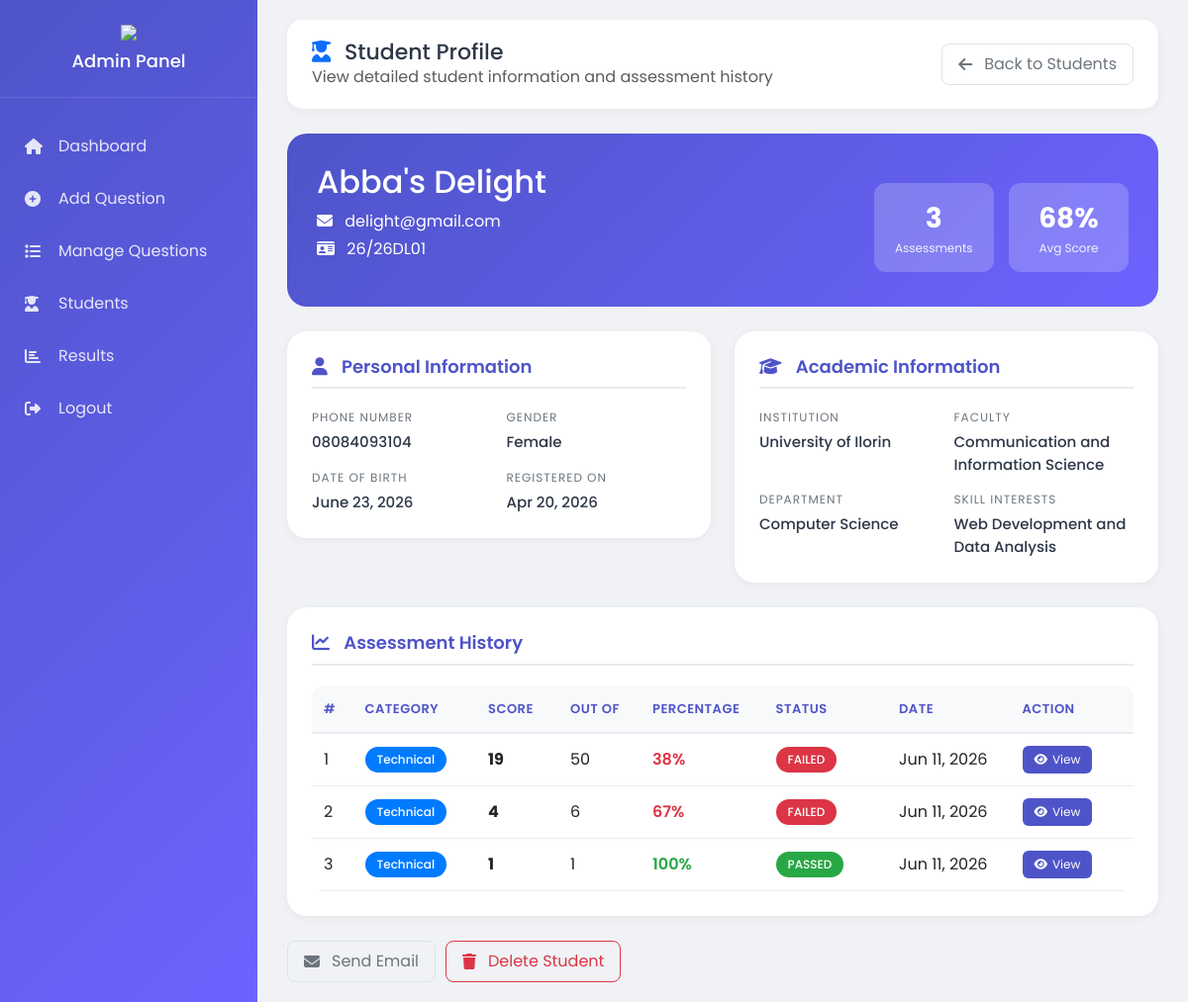
Screenshot of /admin/student_details.php?id=1 (signed in) with the database file from the repository.
### tables this page shows
CREATE TABLE `users` (
  `id` int(11) NOT NULL,
  `fullname` varchar(100) NOT NULL,
  `email` varchar(100) NOT NULL,
  `student_id` varchar(50) NOT NULL,
  `password` varchar(255) NOT NULL,
  `login_attempts` int(11) DEFAULT 0,
  `locked_until` datetime DEFAULT NULL,
  `remember_token` varchar(255) DEFAULT NULL,
  `created_at` timestamp NOT NULL DEFAULT current_timestamp(),
  `phone` varchar(20) DEFAULT NULL,
  `gender` varchar(20) DEFAULT NULL,
  `dob` date DEFAULT NULL,
  `institution` varchar(150) DEFAULT NULL,
  `faculty` varchar(150) DEFAULT NULL,
  `department` varchar(150) DEFAULT NULL,
  `level` varchar(20) DEFAULT NULL,
  `skills_interest` text DEFAULT NULL,
  `role` varchar(20) DEFAULT 'student',
  `profile_image` varchar(255) DEFAULT NULL
);

CREATE TABLE `results` (
  `id` int(11) NOT NULL,
  `user_id` int(11) NOT NULL,
  `category` enum('technical','softskills') DEFAULT NULL,
  `score` int(11) DEFAULT 0,
  `total_questions` int(11) DEFAULT 0,
  `percentage` decimal(5,2) DEFAULT 0.00,
  `status` enum('pass','fail') DEFAULT 'fail',
  `time_spent` int(11) DEFAULT 0,
  `created_at` timestamp NOT NULL DEFAULT current_timestamp()
);

### admin/student_details.php (the view, shortened to what this page needs)
<?php
include("../includes/admin_auth.php");
$id = isset($_GET['id']) ? (int)$_GET['id'] : 0;
$stmt = mysqli_prepare($conn, "SELECT * FROM users WHERE id = ? AND role = 'student'");
mysqli_stmt_bind_param($stmt, "i", $id);
mysqli_stmt_execute($stmt);
$user_result = mysqli_stmt_get_result($stmt);
$user = mysqli_fetch_assoc($user_result);
$results_stmt = mysqli_prepare($conn, "SELECT * FROM results WHERE user_id = ? ORDER BY created_at DESC");
mysqli_stmt_bind_param($results_stmt, "i", $id);
mysqli_stmt_execute($results_stmt);
$results = mysqli_stmt_get_result($results_stmt);
$total_assessments = 0;
$total_percentage = 0;
$results_data = [];
while($row = mysqli_fetch_assoc($results)) {
    $total_assessments++;
    $total_percentage += $row['percentage'];
    $results_data[] = $row;
}
$avg_score = $total_assessments > 0 ? round($total_percentage / $total_assessments) : 0;
?>
<!DOCTYPE html>
<html lang="en">
<head>
    <link href="https://cdn.jsdelivr.net/npm/bootstrap@5.3.0/dist/css/bootstrap.min.css" rel="stylesheet">
    <link rel="stylesheet" href="https://cdnjs.cloudflare.com/ajax/libs/font-awesome/6.5.1/css/all.min.css">
</head>
<body>
<div class="dashboard-layout">
    <aside class="sidebar">
        <div class="sidebar-logo">
            <img src="../assets/images/logo-icon.png" class="sidebar-img">
            <h4>Admin Panel</h4>
        </div>
        <div class="sidebar-links">
            <a href="dashboard.php"><i class="fas fa-home"></i> Dashboard</a>
            <a href="add_question.php"><i class="fas fa-plus-circle"></i> Add Question</a>
            <a href="manage_questions.php"><i class="fas fa-list"></i> Manage Questions</a>
            <a href="students.php"><i class="fas fa-user-graduate"></i> Students</a>
            <a href="results.php"><i class="fas fa-chart-bar"></i> Results</a>
            <a href="../logout.php"><i class="fas fa-sign-out-alt"></i> Logout</a>
        </div>
    </aside>
    <main class="main-content">
        <div class="top-bar">
            <div>
                <h2><i class="fas fa-user-graduate me-2 text-primary"></i> Student Profile</h2>
                <p class="text-muted mb-0">View detailed student information and assessment history</p>
            </div>
            <a href="students.php" class="btn-outline">
                <i class="fas fa-arrow-left me-1"></i> Back to Students
            </a>
        </div>
        <div class="profile-header">
            <div class="row align-items-center">
                <div class="col-md-8">
                    <h2><?php echo htmlspecialchars($user['fullname']); ?></h2>
                    <p class="mb-1"><i class="fas fa-envelope me-2"></i> <?php echo htmlspecialchars($user['email']); ?></p>
                    <p><i class="fas fa-id-card me-2"></i> <?php echo htmlspecialchars($user['student_id']); ?></p>
                </div>
                <div class="col-md-4">
                    <div class="stats-row">
                        <div class="stat-box">
                            <div class="stat-number"><?php echo $total_assessments; ?></div>
                            <div class="stat-label">Assessments</div>
                        </div>
                        <div class="stat-box">
                            <div class="stat-number"><?php echo $avg_score; ?>%</div>
                            <div class="stat-label">Avg Score</div>
                        </div>
                    </div>
                </div>
            </div>
        </div>
        <div class="row">
            <div class="col-md-6">
                <div class="profile-card">
                    <h5 class="section-title"><i class="fas fa-user"></i> Personal Information</h5>
                    <div class="info-grid">
                        <div class="info-item">
                            <div class="info-label">Phone Number</div>
                            <div class="info-value"><?php echo htmlspecialchars($user['phone'] ?: 'Not provided'); ?></div>
                        </div>
                        <div class="info-item">
                            <div class="info-label">Gender</div>
                            <div class="info-value"><?php echo htmlspecialchars($user['gender'] ?: 'Not specified'); ?></div>
                        </div>
                        <div class="info-item">
                            <div class="info-label">Date of Birth</div>
                            <div class="info-value"><?php echo $user['dob'] ? date('F j, Y', strtotime($user['dob'])) : 'Not provided'; ?></div>
                        </div>
                        <div class="info-item">
                            <div class="info-label">Registered On</div>
                            <div class="info-value"><?php echo date('M d, Y', strtotime($user['created_at'] ?? 'now')); ?></div>
                        </div>
                    </div>
                </div>
            </div>
            <div class="col-md-6">
                <div class="profile-card">
                    <h5 class="section-title"><i class="fas fa-graduation-cap"></i> Academic Information</h5>
                    <div class="info-grid">
                        <div class="info-item">
                            <div class="info-label">Institution</div>
                            <div class="info-value"><?php echo htmlspecialchars($user['institution'] ?: 'Not provided'); ?></div>
                        </div>
                        <div class="info-item">
                            <div class="info-label">Faculty</div>
                            <div class="info-value"><?php echo htmlspecialchars($user['faculty'] ?: 'Not provided'); ?></div>
                        </div>
                        <div class="info-item">
                            <div class="info-label">Department</div>
                            <div class="info-value"><?php echo htmlspecialchars($user['department'] ?: 'Not provided'); ?></div>
                        </div>
                        <div class="info-item">
                            <div class="info-label">Skill Interests</div>
                            <div class="info-value"><?php echo htmlspecialchars($user['skills_interest'] ?: 'Not specified'); ?></div>
                        </div>
                    </div>
                </div>
            </div>
        </div>
        <div class="profile-card">
            <h5 class="section-title"><i class="fas fa-chart-line"></i> Assessment History</h5>
            <?php if(count($results_data) > 0): ?>
            <div class="table-responsive">
                <table class="data-table">
                    <thead>
                        <tr>
                            <th style="width: 5%">#</th>
                            <th style="width: 15%">Category</th>
                            <th style="width: 10%">Score</th>
                            <th style="width: 10%">Out of</th>
                            <th style="width: 15%">Percentage</th>
                            <th style="width: 15%">Status</th>
                            <th style="width: 15%">Date</th>
                            <th style="width: 15%">Action</th>
                        </tr>
                    </thead>
                    <tbody>
                        <?php $sn = 1; foreach($results_data as $row): ?>
                        <tr>
                            <td><?php echo $sn++; ?></td>
                            <td>
                                <span class="<?php echo $row['category'] == 'technical' ? 'badge-tech' : 'badge-soft'; ?>">
                                    <?php echo ucfirst($row['category']); ?>
                                </span>
                            </td>
                            <td><strong><?php echo round($row['score']); ?></strong></td>
                            <td><?php echo round($row['total_questions']); ?></td>
                            <td>
                                <strong class="<?php echo $row['percentage'] >= 70 ? 'score-high' : 'score-low'; ?>">
                                    <?php echo round($row['percentage']); ?>%
                                </strong>
                            </td>
                            <td>
                                <span class="<?php echo $row['percentage'] >= 70 ? 'badge-pass' : 'badge-fail'; ?>">
                                    <?php echo $row['percentage'] >= 70 ? 'PASSED' : 'FAILED'; ?>
                                </span>
                            </td>
                            <td><?php echo date('M d, Y', strtotime($row['created_at'])); ?></td>
                            <td>
                                <a href="view_result.php?id=<?php echo $row['id']; ?>" class="btn-view">
                                    <i class="fas fa-eye"></i> View
                                </a>
                            </td>
                        </tr>
                        <?php endforeach; ?>
                    </tbody>
                </table>
            </div>
            <?php endif; ?>
        </div>
        <div class="action-buttons">
            <a href="mailto:<?php echo htmlspecialchars($user['email']); ?>" class="btn-outline">
                <i class="fas fa-envelope me-1"></i> Send Email
            </a>
            <a href="delete_student.php?id=<?php echo $user['id']; ?>&csrf_token=<?php echo $_SESSION['csrf_token']; ?>"
               class="btn-outline" style="color: #dc3545; border-color: #dc3545;"
               onclick="return confirm('Delete this student? All their results will also be deleted.')">
                <i class="fas fa-trash me-1"></i> Delete Student
            </a>
        </div>
    </main>
</div>
</body>
</html>

### admin/student_details.php (style rules this page uses)
* { margin: 0; padding: 0; box-sizing: border-box; }
body { background: #f0f2f5; font-family: 'Poppins', sans-serif; }
.dashboard-layout { display: flex; min-height: 100vh; }
.sidebar { width: 260px; background: linear-gradient(135deg, #4e54c8, #6c63ff); color: white; position: fixed; top: 0; left: 0; bottom: 0; padding: 25px 0; overflow-y: auto; z-index: 100; }
.sidebar-logo { text-align: center; padding: 0 20px 25px; border-bottom: 1px solid rgba(255,255,255,0.1); margin-bottom: 25px; }
.sidebar-img { height: 55px; margin-bottom: 10px; }
.sidebar-logo h4 { font-size: 18px; margin: 0; }
.sidebar-links a { display: flex; align-items: center; gap: 12px; padding: 12px 25px; color: rgba(255,255,255,0.85); text-decoration: none; transition: all 0.3s; margin: 5px 0; }
.sidebar-links a i { width: 22px; font-size: 16px; }
.main-content { margin-left: 260px; width: 100%; padding: 20px 30px; }
.top-bar { background: white; border-radius: 15px; padding: 20px 25px; margin-bottom: 25px; box-shadow: 0 2px 10px rgba(0,0,0,0.05); display: flex; justify-content: space-between; align-items: center; flex-wrap: wrap; }
.top-bar h2 { font-size: 22px; margin: 0; color: #2d3748; }
.profile-card { background: white; border-radius: 20px; padding: 25px; margin-bottom: 25px; box-shadow: 0 2px 10px rgba(0,0,0,0.05); }
.profile-header { background: linear-gradient(135deg, #4e54c8, #6c63ff); border-radius: 20px; padding: 30px; color: white; margin-bottom: 25px; }
.section-title { font-size: 18px; font-weight: 600; color: #4e54c8; margin-bottom: 20px; padding-bottom: 10px; border-bottom: 2px solid #e9ecef; }
.section-title i { margin-right: 10px; }
.info-grid { display: grid; grid-template-columns: repeat(2, 1fr); gap: 15px; }
.info-item { display: flex; flex-direction: column; }
.info-label { font-size: 12px; text-transform: uppercase; letter-spacing: 1px; color: #6c757d; margin-bottom: 5px; }
.info-value { font-size: 15px; font-weight: 500; color: #2d3748; }
.stats-row { display: flex; gap: 15px; margin-top: 15px; }
.stat-box { background: rgba(255,255,255,0.2); border-radius: 12px; padding: 15px; text-align: center; flex: 1; }
.stat-number { font-size: 28px; font-weight: 700; }
.stat-label { font-size: 12px; opacity: 0.9; }
.table-responsive { overflow-x: auto; }
.data-table { width: 100%; border-collapse: collapse; background: white; border-radius: 12px; overflow: hidden; }
.data-table thead tr { background: #f8f9fa; border-bottom: 2px solid #e9ecef; }
.data-table th { padding: 14px 12px; text-align: left; font-weight: 600; font-size: 13px; color: #4e54c8; text-transform: uppercase; letter-spacing: 0.5px; }
.data-table td { padding: 12px; text-align: left; border-bottom: 1px solid #e9ecef; vertical-align: middle; }
.badge-tech { background: #007bff; color: white; padding: 4px 12px; border-radius: 20px; font-size: 12px; font-weight: 500; display: inline-block; }
.badge-pass { background: #28a745; color: white; padding: 4px 12px; border-radius: 20px; font-size: 12px; font-weight: 500; display: inline-block; }
.badge-fail { background: #dc3545; color: white; padding: 4px 12px; border-radius: 20px; font-size: 12px; font-weight: 500; display: inline-block; }
.score-high { color: #28a745; font-weight: 600; }
.score-low { color: #dc3545; font-weight: 600; }
.btn-view { background: #4e54c8; color: white; border: none; padding: 5px 12px; border-radius: 6px; font-size: 12px; text-decoration: none; display: inline-flex; align-items: center; gap: 5px; }
.btn-outline { background: transparent; border: 1px solid #dee2e6; padding: 8px 16px; border-radius: 8px; text-decoration: none; color: #6c757d; display: inline-flex; align-items: center; gap: 8px; }
.action-buttons { display: flex; gap: 10px; margin-top: 20px; }

### rows the page displays
users: fullname "Abba's Delight", email "delight@gmail.com", student "26/26DL01", phone "08084093104", gender "Female", dob "June 23, 2026", created_at "Apr 20, 2026", institution "University of Ilorin", faculty "Communication and Information Science", department "Computer Science", skills_interest "Web Development and Data Analysis"
results: category "Technical", score "19", total_questions "50", percentage "38", shows "FAILED", created_at "Jun 11, 2026"
results: category "Technical", score "4", total_questions "6", percentage "67", shows "FAILED", created_at "Jun 11, 2026"
results: category "Technical", score "1", total_questions "1", percentage "100", shows "PASSED", created_at "Jun 11, 2026"

### other values shown
$total_assessments "3"
$avg_score "68"
